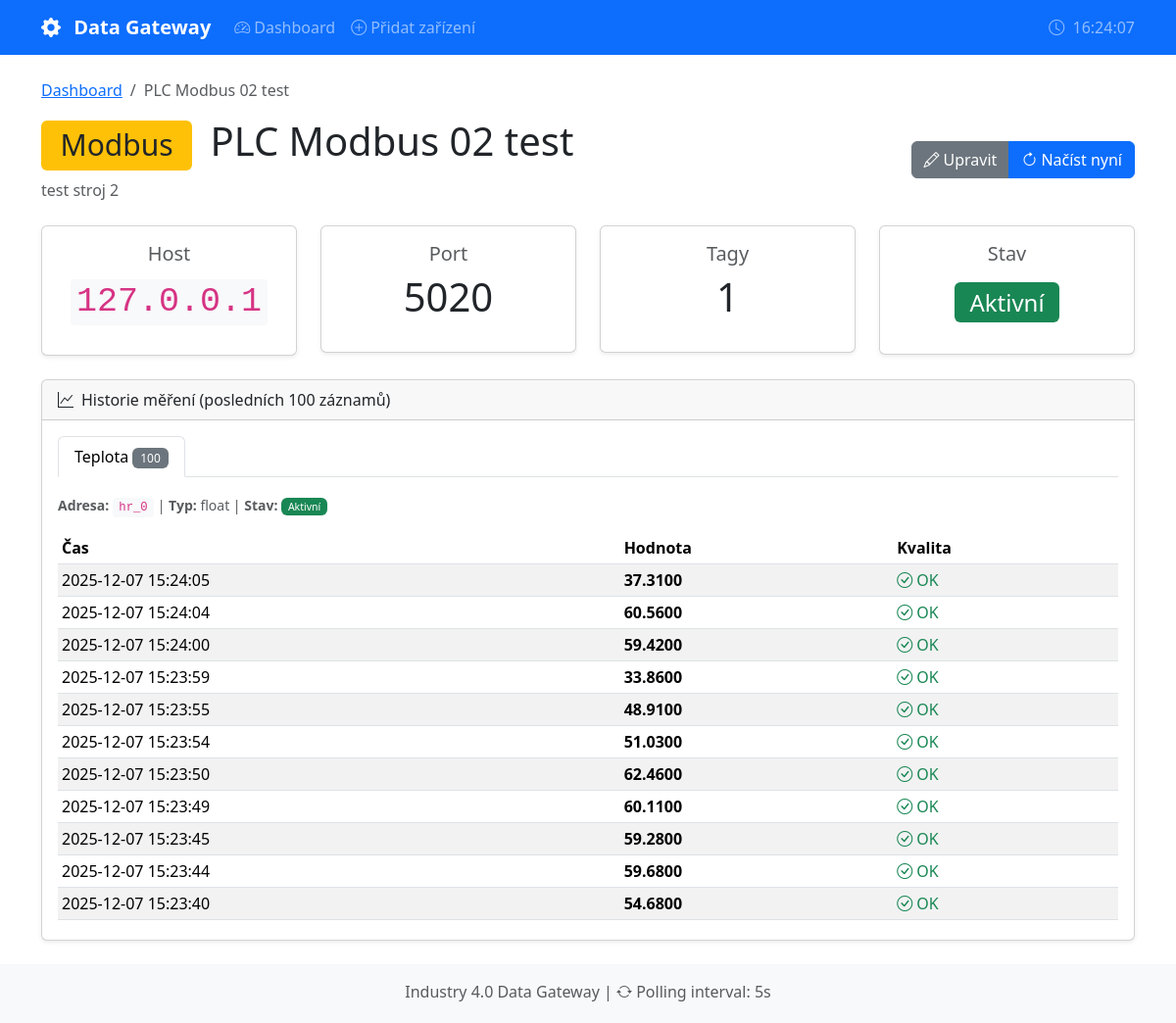
Page /device/2 on the committed database.
### backend/models.py (models this page shows)
class Device(SQLModel, table=True):
    id: Optional[int] = Field(default=None, primary_key=True)
    name: str = Field(index=True, description="Např. 'Lis-01', 'Čerpadlo-A'")
    protocol: str = Field(description="Protokol: 'opcua' nebo 'modbus'")
    host: str = Field(default="127.0.0.1", description="IP adresa zařízení")
    port: int = Field(description="Port: 4840 pro OPC UA, 5020 pro Modbus")
    endpoint_url: Optional[str] = Field(
        default=None,
        description="OPC UA endpoint URL, např. 'opc.tcp://127.0.0.1:4840'"
    )
    enabled: bool = Field(default=True, description="Zda je zařízení aktivní pro sběr")
    description: Optional[str] = Field(default=None, description="Popis zařízení")
    tags: List["Tag"] = Relationship(back_populates="device", sa_relationship_kwargs={"cascade": "all, delete-orphan"})

class Tag(SQLModel, table=True):
    id: Optional[int] = Field(default=None, primary_key=True)
    name: str = Field(description="Např. 'Teplota_motoru', 'Stav_RUN'")
    address: str = Field(description="""
        Protokol-specifická adresa:
        - OPC UA: 'ns=2;s=Teplota' nebo 'i=2258'
        - Modbus: 'hr_0' (holding register), 'co_1' (coil),
                  'ir_0' (input register), 'di_0' (discrete input)
    """)
    data_type: str = Field(default="float", description="Datový typ: float, int, bool")
    description: Optional[str] = Field(default=None, description="Popis tagu")
    enabled: bool = Field(default=True, description="Zda je tag aktivní pro sběr")
    device_id: int = Field(foreign_key="device.id")
    device: Device = Relationship(back_populates="tags")
    measurements: List["Measurement"] = Relationship(
        back_populates="tag",
        sa_relationship_kwargs={"cascade": "all, delete-orphan"}
    )

class Measurement(SQLModel, table=True):
    id: Optional[int] = Field(default=None, primary_key=True)
    value: float = Field(description="Normalizovaná hodnota (bool: 0/1, int/float: hodnota)")
    timestamp: datetime = Field(
        default_factory=datetime.utcnow,
        description="Čas měření"
    )
    quality: str = Field(default="good", description="Kvalita měření: good, bad, uncertain")
    tag_id: int = Field(foreign_key="tag.id")
    tag: Tag = Relationship(back_populates="measurements")

### main.py (the view)
@app.get("/device/{device_id}", response_class=HTMLResponse)
async def device_detail(request: Request, device_id: int):
    with get_session() as session:
        device = session.get(Device, device_id)
        if not device:
            raise HTTPException(status_code=404, detail="Zařízení nenalezeno")
        measurements_data = []
        for tag in device.tags:
            tag_measurements = session.exec(
                select(Measurement)
                .where(Measurement.tag_id == tag.id)
                .order_by(Measurement.timestamp.desc())
                .limit(100)
            ).all()
            measurements_data.append({
                "tag": tag,
                "measurements": tag_measurements
            })
        return templates.TemplateResponse(
            "device_detail.html",
            {
                "request": request,
                "device": device,
                "measurements_data": measurements_data
            }
        )

### frontend/templates/device_detail.html (shortened to what this page needs)
{% extends "base.html" %}
{% block content %}
<nav aria-label="breadcrumb">
    <ol class="breadcrumb">
        <li class="breadcrumb-item"><a href="/">Dashboard</a></li>
        <li class="breadcrumb-item active">{{ device.name }}</li>
    </ol>
</nav>
<div class="d-flex justify-content-between align-items-center mb-4">
    <div>
        <h1>
            {% if device.protocol == 'opcua' %}
            <span class="badge bg-info me-2">OPC UA</span>
            {% else %}
            <span class="badge bg-warning text-dark me-2">Modbus</span>
            {% endif %}
            {{ device.name }}
        </h1>
        {% if device.description %}
        <p class="text-muted mb-0">{{ device.description }}</p>
        {% endif %}
    </div>
    <div class="btn-group">
        <a href="/device/{{ device.id }}/edit" class="btn btn-secondary">
            <i class="bi bi-pencil me-1"></i>Upravit
        </a>
        <button class="btn btn-primary"
                hx-post="/device/{{ device.id }}/poll"
                hx-target="#poll-result"
                hx-swap="innerHTML">
            <i class="bi bi-arrow-clockwise me-1"></i>Načíst nyní
        </button>
    </div>
</div>
<div class="row mb-4">
    <div class="col-md-3">
        <div class="card text-center">
            <div class="card-body">
                <h5 class="card-title text-muted">Host</h5>
                <p class="display-6"><code>{{ device.host }}</code></p>
            </div>
        </div>
    </div>
    <div class="col-md-3">
        <div class="card text-center">
            <div class="card-body">
                <h5 class="card-title text-muted">Port</h5>
                <p class="display-6">{{ device.port }}</p>
            </div>
        </div>
    </div>
    <div class="col-md-3">
        <div class="card text-center">
            <div class="card-body">
                <h5 class="card-title text-muted">Tagy</h5>
                <p class="display-6">{{ device.tags|length }}</p>
            </div>
        </div>
    </div>
    <div class="col-md-3">
        <div class="card text-center">
            <div class="card-body">
                <h5 class="card-title text-muted">Stav</h5>
                <p class="display-6">
                    {% if device.enabled %}
                    <span class="badge bg-success fs-4">Aktivní</span>
                    {% else %}
                    <span class="badge bg-secondary fs-4">Neaktivní</span>
                    {% endif %}
                </p>
            </div>
        </div>
    </div>
</div>
{% if measurements_data %}
<div class="card">
    <div class="card-header">
        <i class="bi bi-graph-up me-2"></i>Historie měření (posledních 100 záznamů)
    </div>
    <div class="card-body">
        <ul class="nav nav-tabs" id="tagTabs" role="tablist">
            {% for data in measurements_data %}
            <li class="nav-item" role="presentation">
                <button class="nav-link {% if loop.first %}active{% endif %}"
                        id="tab-{{ data.tag.id }}"
                        data-bs-toggle="tab"
                        data-bs-target="#content-{{ data.tag.id }}"
                        type="button" role="tab">
                    {{ data.tag.name }}
                    <span class="badge bg-secondary">{{ data.measurements|length }}</span>
                </button>
            </li>
            {% endfor %}
        </ul>
        <div class="tab-content mt-3" id="tagTabsContent">
            {% for data in measurements_data %}
            <div class="tab-pane fade {% if loop.first %}show active{% endif %}"
                 id="content-{{ data.tag.id }}" role="tabpanel">
                <div class="mb-3">
                    <small class="text-muted">
                        <strong>Adresa:</strong> <code>{{ data.tag.address }}</code> |
                        <strong>Typ:</strong> {{ data.tag.data_type }} |
                        <strong>Stav:</strong>
                        {% if data.tag.enabled %}
                        <span class="badge bg-success">Aktivní</span>
                        {% else %}
                        <span class="badge bg-secondary">Neaktivní</span>
                        {% endif %}
                    </small>
                </div>
                {% if data.measurements %}
                <div class="table-responsive" style="max-height: 400px; overflow-y: auto;">
                    <table class="table table-sm table-striped">
                        <thead class="sticky-top bg-white">
                            <tr>
                                <th>Čas</th>
                                <th>Hodnota</th>
                                <th>Kvalita</th>
                            </tr>
                        </thead>
                        <tbody>
                            {% for m in data.measurements %}
                            <tr>
                                <td>{{ m.timestamp.strftime('%Y-%m-%d %H:%M:%S') }}</td>
                                <td>
                                    {% if data.tag.data_type == 'bool' %}
                                        {% if m.value == 1.0 %}
                                        <span class="badge bg-success">ON</span>
                                        {% else %}
                                        <span class="badge bg-danger">OFF</span>
                                        {% endif %}
                                    {% else %}
                                        <strong>{{ "%.4f"|format(m.value) }}</strong>
                                    {% endif %}
                                </td>
                                <td>
                                    {% if m.quality == 'good' %}
                                    <span class="text-success"><i class="bi bi-check-circle"></i> OK</span>
                                    {% else %}
                                    <span class="text-danger"><i class="bi bi-exclamation-triangle"></i> {{ m.quality }}</span>
                                    {% endif %}
                                </td>
                            </tr>
                            {% endfor %}
                        </tbody>
                    </table>
                </div>
                {% else %}
                <p class="text-muted">Zatím žádná měření pro tento tag.</p>
                {% endif %}
            </div>
            {% endfor %}
        </div>
    </div>
</div>
{% else %}
<div class="alert alert-info">
    <i class="bi bi-info-circle me-2"></i>
    Toto zařízení nemá definované žádné tagy.
    <a href="/device/{{ device.id }}/edit" class="alert-link">Přidejte tagy</a> pro sběr dat.
</div>
{% endif %}
{% endblock %}

### frontend/static/style.css (style rules this page uses)
.card { box-shadow: 0 0.125rem 0.25rem rgba(0, 0, 0, 0.075); }
.table th { white-space: nowrap; }
code { background-color: #f8f9fa; padding: 0.2rem 0.4rem; border-radius: 0.25rem; font-size: 0.875em; }
.badge { font-weight: 500; }
html { min-height: 100%; position: relative; }
body { margin-bottom: 60px; }
.tab-content { max-height: 500px; overflow-y: auto; }
.table thead.sticky-top th { position: sticky; top: 0; z-index: 10; background: white; box-shadow: 0 1px 0 rgba(0,0,0,0.1); }
.badge.bg-warning { background-color: #ffc107 !important; }

### rows in the picture
Device: name "PLC Modbus 02 test", description "test stroj 2", host "127.0.0.1", port "5020"
Tag: tag.name "Teplota", tag.address "hr_0", tag.data_type "float"
Measurement: timestamp "2025-12-07 15:24:05", value "37.3100", quality "good" (drawn)
Measurement: timestamp "2025-12-07 15:24:04", value "60.5600", quality "good" (drawn)
Measurement: timestamp "2025-12-07 15:24:00", value "59.4200", quality "good" (drawn)
Measurement: timestamp "2025-12-07 15:23:59", value "33.8600", quality "good" (drawn)
Measurement: timestamp "2025-12-07 15:23:55", value "48.9100", quality "good" (drawn)
Measurement: timestamp "2025-12-07 15:23:54", value "51.0300", quality "good" (drawn)
Measurement: timestamp "2025-12-07 15:23:50", value "62.4600", quality "good" (drawn)
Measurement: timestamp "2025-12-07 15:23:49", value "60.1100", quality "good" (drawn)
Measurement: timestamp "2025-12-07 15:23:45", value "59.2800", quality "good" (drawn)
Measurement: timestamp "2025-12-07 15:23:44", value "59.6800", quality "good" (drawn)
Measurement: timestamp "2025-12-07 15:23:40", value "54.6800", quality "good" (drawn)

### other values in the picture
{{ device.tags|length }} "1"
{{ data.measurements|length }} "100"
